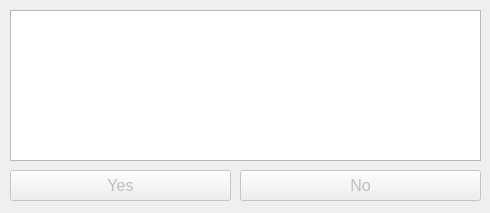
<?xml version="1.0" encoding="UTF-8"?>
<ui version="4.0">
 <class>MainWindow2</class>
 <widget class="QWidget" name="MainWindow2">
  <property name="geometry">
   <rect>
    <x>0</x>
    <y>0</y>
    <width>490</width>
    <height>213</height>
   </rect>
  </property>
  <property name="windowTitle">
   <string>Dialog</string>
  </property>
  <widget class="QTextEdit" name="textEdit">
   <property name="geometry">
    <rect>
     <x>10</x>
     <y>10</y>
     <width>471</width>
     <height>151</height>
    </rect>
   </property>
   <property name="font">
    <font>
     <pointsize>16</pointsize>
    </font>
   </property>
   <property name="cursor" stdset="0">
    <cursorShape>CrossCursor</cursorShape>
   </property>
   <property name="readOnly">
    <bool>true</bool>
   </property>
  </widget>
  <widget class="QPushButton" name="bProcessVoteYes">
   <property name="enabled">
    <bool>false</bool>
   </property>
   <property name="geometry">
    <rect>
     <x>10</x>
     <y>170</y>
     <width>221</width>
     <height>31</height>
    </rect>
   </property>
   <property name="font">
    <font>
     <pointsize>12</pointsize>
    </font>
   </property>
   <property name="cursor">
    <cursorShape>PointingHandCursor</cursorShape>
   </property>
   <property name="text">
    <string>Yes</string>
   </property>
  </widget>
  <widget class="QPushButton" name="bProcessVoteNo">
   <property name="enabled">
    <bool>false</bool>
   </property>
   <property name="geometry">
    <rect>
     <x>240</x>
     <y>170</y>
     <width>241</width>
     <height>31</height>
    </rect>
   </property>
   <property name="font">
    <font>
     <pointsize>12</pointsize>
    </font>
   </property>
   <property name="cursor">
    <cursorShape>PointingHandCursor</cursorShape>
   </property>
   <property name="text">
    <string>No</string>
   </property>
  </widget>
 </widget>
 <resources/>
 <connections/>
</ui>
